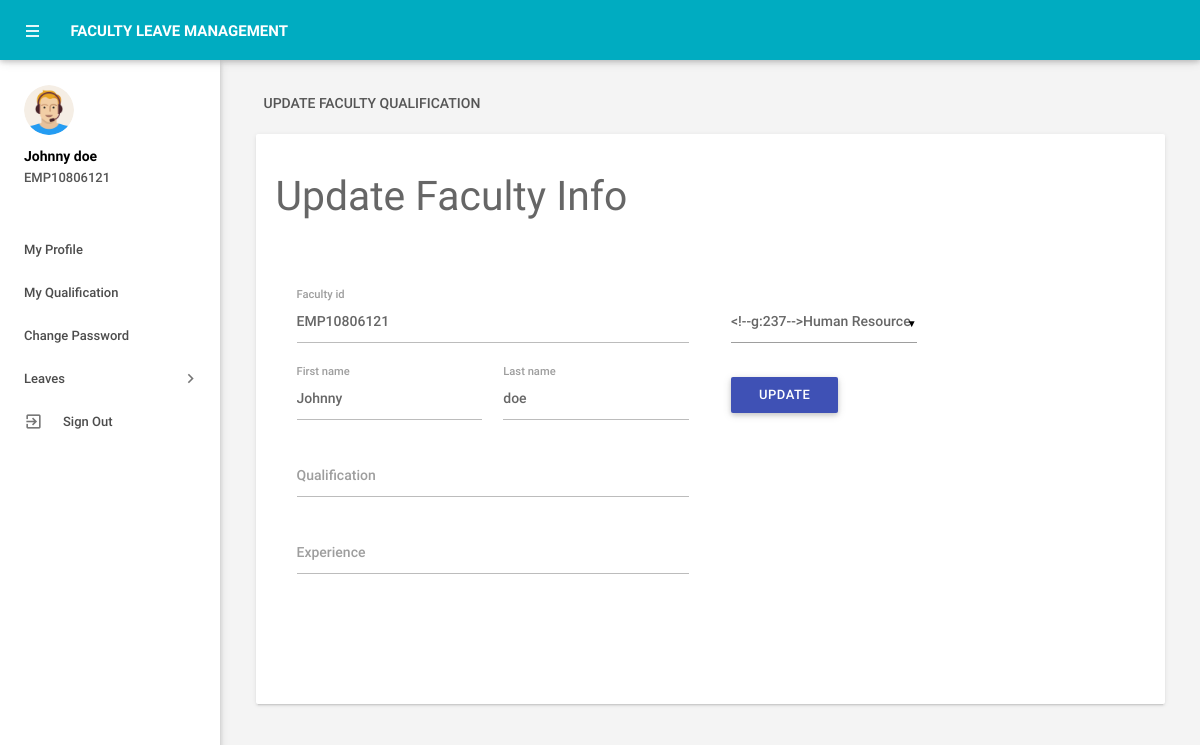
The app's page /experience.php (signed in) with its own data.
### tables this page shows
CREATE TABLE IF NOT EXISTS `tblemployees` (
  `id` int(11) NOT NULL,
  `EmpId` varchar(100) NOT NULL,
  `FirstName` varchar(150) NOT NULL,
  `LastName` varchar(150) NOT NULL,
  `EmailId` varchar(200) NOT NULL,
  `Password` varchar(180) NOT NULL,
  `Gender` varchar(100) NOT NULL,
  `Dob` varchar(100) NOT NULL,
  `Department` varchar(255) NOT NULL,
  `Address` varchar(255) NOT NULL,
  `City` varchar(200) NOT NULL,
  `Country` varchar(150) NOT NULL,
  `Phonenumber` char(11) NOT NULL,
  `Status` int(1) NOT NULL,
  `RegDate` timestamp NOT NULL DEFAULT CURRENT_TIMESTAMP
);

### experience.php (the view, shortened to what this page needs)
<?php
include('includes/config.php');
if(strlen($_SESSION['emplogin'])==0)
    {
header('location:index.php');
}
else{
    ?>
<!DOCTYPE html>
<html lang="en">
    <head>
        <link type="text/css" rel="stylesheet" href="assets/plugins/materialize/css/materialize.min.css"/>
        <link href="assets/plugins/material-preloader/css/materialPreloader.min.css" rel="stylesheet">
        <link href="assets/css/alpha.min.css" rel="stylesheet" type="text/css"/>
        <link href="assets/css/custom.css" rel="stylesheet" type="text/css"/>
    </head>
    <body>
  <?php include('includes/header.php');?>
       <?php include('includes/sidebar.php');?>
   <main class="mn-inner">
                <div class="row">
                    <div class="col s12">
                        <div class="page-title">Update Faculty Qualification</div>
                    </div>
                    <div class="col s12 m12 l12">
                        <div class="card">
                            <div class="card-content">
                                <form id="example-form" method="post" name="updatemp">
                                    <div>
                                        <h3>Update Faculty Info</h3>
                                        <section>
                                            <div class="wizard-content">
                                                <div class="row">
                                                    <div class="col m6">
                                                        <div class="row">
<?php
$eid=$_SESSION['emplogin'];
$sql = "SELECT * from  tblemployees where EmailId=:eid";
$query = $dbh -> prepare($sql);
$query -> bindParam(':eid',$eid, PDO::PARAM_STR);
$query->execute();
$results=$query->fetchAll(PDO::FETCH_OBJ);
if($query->rowCount() > 0)
{
foreach($results as $result)
{               ?>
 <div class="input-field col  s12">
<label for="empcode">Faculty id</label>
<input  name="empcode" id="empcode" value="<?php echo htmlentities($result->EmpId);?>" type="text" autocomplete="off" readonly required>
</div>
<div class="input-field col m6 s12">
<label for="firstName">First name</label>
<input id="firstName" name="firstName" value="<?php echo htmlentities($result->FirstName);?>"  type="text" required>
</div>
<div class="input-field col m6 s12">
<label for="lastName">Last name </label>
<input id="lastName" name="lastName" value="<?php echo htmlentities($result->LastName);?>" type="text" autocomplete="off" required>
</div>
<div class="input-field col s12">
<label for="qualification">Qualification</label>
<input  name="email" type="text" id="qualification" onBlur="checkAvailabilityEmailid()" autocomplete="off" required>
</div>
<div class="input-field col s12">
<label for="experience">Experience</label>
<input id="experience" name="experience" type="text" autocomplete="off" required>
</div>
</div>
</div>
<div class="col m6">
<div class="row">
<div class="input-field col m6 s12">
</div>
<?php }}?>
<div class="input-field col s12">
<button type="submit" name="update"  id="update" class="waves-effect waves-light btn indigo m-b-xs">UPDATE</button>
</div>
                                                        </div>
                                                    </div>
                                                </div>
                                            </div>
                                        </section>
                                    </div>
                                </form>
                            </div>
                        </div>
                    </div>
                </div>
            </main>
        </div>
        <div class="left-sidebar-hover"></div>
    </body>
</html>
<?php } ?>

### includes/sidebar.php (shortened to what this page needs)
     <aside id="slide-out" class="side-nav white fixed">
                <div class="side-nav-wrapper">
                    <div class="sidebar-profile">
                        <div class="sidebar-profile-image">
                            <img src="../assets/images/profile-image.png" class="circle" alt="">
                        </div>
                        <div class="sidebar-profile-info">
                    <?php
$eid=$_SESSION['eid'];
$sql = "SELECT FirstName,LastName,EmpId from  tblemployees where id=:eid";
$query = $dbh -> prepare($sql);
$query->bindParam(':eid',$eid,PDO::PARAM_STR);
$query->execute();
$results=$query->fetchAll(PDO::FETCH_OBJ);
if($query->rowCount() > 0)
{
foreach($results as $result)
{               ?>
                                <p><?php echo htmlentities($result->FirstName." ".$result->LastName);?></p>
                                <span><?php echo htmlentities($result->EmpId)?></span>
                         <?php }} ?>
                        </div>
                    </div>
                <ul class="sidebar-menu collapsible collapsible-accordion" data-collapsible="accordion">
  <li class="no-padding"><a class="waves-effect waves-grey" href="myprofile.php"><i class="material-icons"></i>My Profile</a></li>
  <li class="no-padding"><a class="waves-effect waves-grey" href="experience.php"><i class="material-icons"></i>My Qualification</a></li>
  <li class="no-padding"><a class="waves-effect waves-grey" href="emp-changepassword.php"><i class="material-icons"></i>Change Password</a></li>
  <li class="no-padding">
                        <a class="collapsible-header waves-effect waves-grey"><i class="material-icons"></i>Leaves<i class="nav-drop-icon material-icons">keyboard_arrow_right</i></a>
                    </li>
                  <li class="no-padding">
                                <a class="waves-effect waves-grey" href="logout.php"><i class="material-icons">exit_to_app</i>Sign Out</a>
                            </li>
                </ul>
                </div>
            </aside>

### records on screen
tblemployees: FirstName+LastName "Johnny doe", EmpId "EMP10806121", empcode "EMP10806121", firstName "Johnny", lastName "doe"
